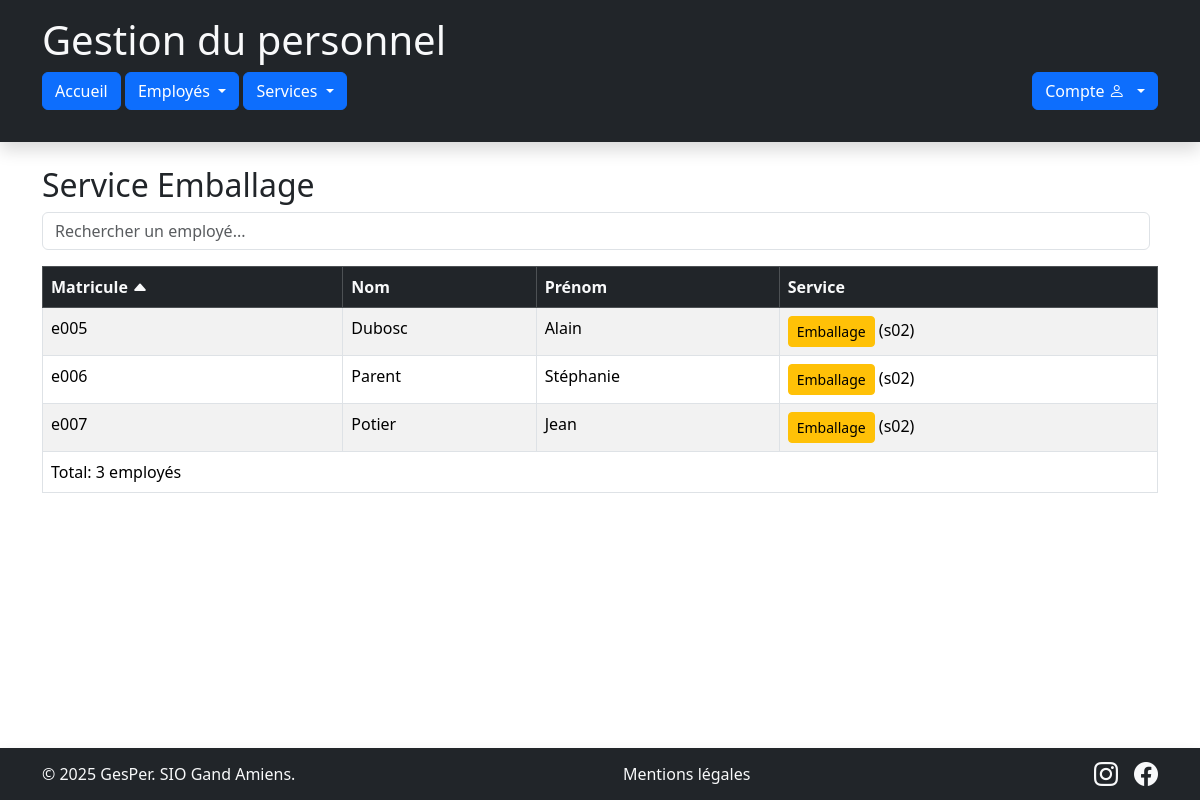
The app's page /index.php?service=s02&page=listeEmployes with its own data.
### tables this page shows
CREATE TABLE `service` (
  `sce_code` char(3) NOT NULL,
  `sce_designation` varchar(50) DEFAULT NULL
);

CREATE TABLE `employe` (
  `emp_matricule` char(6) NOT NULL,
  `emp_nom` varchar(50) DEFAULT NULL,
  `emp_prenom` varchar(50) DEFAULT NULL,
  `emp_service` char(3) DEFAULT NULL
);

### controleurs/employes/C_consulter.php (called while the page is built, shortened)
<?php
    require_once "modeles/M_service.php";
    require_once "modeles/M_employe.php";
    class C_consulterEmployes extends C_base
    {
        private $modeleEmploye;
        private $modeleService;
        public function __construct()
        {
            $this->modeleService=new M_service();
            $this->modeleEmploye=new M_employe();
        }
        public function action_listeEmployes($codeService)
        {
            $orderBy = $_GET['orderBy'] ?? 'emp_matricule';
            $direction = $_GET['direction'] ?? 'ASC';
            $rowsPerPage = 8;
            $pageNum = isset($_GET['page_num']) ? (int)$_GET['page_num'] : 1;
            $offset = ($pageNum - 1) * $rowsPerPage;
            if ($codeService == "all") {
                $this->data['leService'] = null;
                $totalRows = $this->modeleEmploye->CountEmployes();
                $this->data['lesEmployes'] = $this->modeleEmploye->GetListe($orderBy, $direction, $offset, $rowsPerPage);
            } else {
                $this->data['leService'] = $this->modeleService->GetService($codeService);
                $this->data['lesEmployes'] = $this->modeleEmploye->GetListeService($codeService, $orderBy, $direction, $offset, $rowsPerPage);
            }
            require_once "vues/partiels/v_entete.php";
            require_once "vues/employes/v_liste.php";
            require_once "vues/partiels/v_piedPage.php";
        }
    }

### index.php (called while the page is built, shortened)
<?php
    $routes = require __DIR__ . "/config/routes.php";
    $page = preg_replace('/[^a-zA-Z0-9_]/', '', $_GET['page'] ?? 'accueil');
    $route = $routes[$page];
    $controller = new $route['class'];
    if (is_array($route['method'])) {
        $method = strtolower($_SERVER['REQUEST_METHOD']);
        $method = $route['method'][$method] ?? reset($route['method']);
    } else {
        $method = $route['method'];
    }
    $params = [];
    foreach ($route['params'] as $param) {
        $source = $param['source'] === 'post' ? $_POST : $_GET;
        $params[] = $source[$param['name']] ?? null;
    }
    call_user_func_array([$controller, $method], $params);
?>

### metiers/Service.php (called while the page is built, shortened)
<?php
    class Service
    {
        private $sce_code;
        public function __construct($code, $designation, $nombreEmployes = 0)
            {
                $this->sce_code=$code;
            }
        public function GetCode()
            {
                return $this->sce_code;
            }
    }
?>

### modeles/M_service.php (called while the page is built, shortened)
<?php
require_once "metiers/Service.php";
class M_service extends M_generique
{
    public function GetService($code)
    {
        $cnx = $this->getCnx('data');
        $stmt = $cnx->prepare("SELECT * FROM service WHERE sce_code = :code");
        $stmt->execute(['code' => $code]);
        $ligne = $stmt->fetch();
        return $ligne ? new Service($ligne["sce_code"], $ligne["sce_designation"]) : null;
    }
}

### modeles/M_employe.php (called while the page is built, shortened)
<?php
require_once "metiers/Employe.php";
class M_employe extends M_generique
{
    public function GetListeService($code, $orderBy = 'emp_matricule', $direction = 'ASC', $offset = 0, $rowsPerPage = 10)
    {
        $cnx = $this->getCnx('data');
        $allowedColumns = ["emp_matricule", "emp_nom", "emp_prenom", "emp_service"];
        $direction = strtoupper($direction) === "DESC" ? "DESC" : "ASC";
        $sql = "SELECT e.emp_matricule, e.emp_nom, e.emp_prenom, e.emp_service,
                       s.sce_designation AS service_name
                FROM employe e
                LEFT JOIN service s ON e.emp_service = s.sce_code
                WHERE e.emp_service = :code
                ORDER BY $orderBy $direction
                LIMIT :offset, :rows";
        $stmt = $cnx->prepare($sql);
        $stmt->bindValue(':code', $code);
        $stmt->bindValue(':offset', (int)$offset, \PDO::PARAM_INT);
        $stmt->bindValue(':rows', (int)$rowsPerPage, \PDO::PARAM_INT);
        $stmt->execute();
        $resultat = [];
        while ($ligne = $stmt->fetch()) {
            $resultat[] = new Employe(
                $ligne["emp_matricule"],
                $ligne["emp_nom"],
                $ligne["emp_prenom"],
                $ligne["emp_service"],
                $ligne["service_name"]
            );
        }
        return $resultat;
    }
}

### metiers/Employe.php (called while the page is built)
<?php
    class Employe
    {
        private $emp_matricule;
        private $emp_nom;
        private $emp_prenom;
        private $emp_service;
        private $service_name;
        public function __construct($matricule, $nom, $prenom, $service, $service_name = null)
        {
            $this->emp_matricule = $matricule;
            $this->emp_nom = $nom;
            $this->emp_prenom = $prenom;
            $this->emp_service = $service;
            $this->service_name = $service_name;
        }
        public function GetMatricule()
        {
            return $this->emp_matricule;
        }
        public function GetNom()
        {
            return $this->emp_nom;
        }
        public function GetPrenom()
        {
            return $this->emp_prenom;
        }
        public function GetService()
        {
            return $this->emp_service;
        }
        public function GetServiceName()
        {
            return $this->service_name;
        }
    }
?>

### vues/employes/v_liste.php (the view, shortened to what this page needs)
<div class="container my-4">
    <h2>
        <?php
            $services = [
                'all' => 'Tous les services',
                's01' => 'Fabrication',
                's02' => 'Emballage',
                's03' => 'Commercial',
                's04' => 'Administration'
            ];
            $currentService = 'all';
            if (!empty($this->data['leService'])) {
                $currentService = $this->data['leService']->GetCode();
            }
            echo $currentService === 'all'
                ? 'Tous les services'
                : 'Service ' . ($services[$currentService] ?? 'Inconnu');
        ?>
    </h2>
    <div class="d-flex mb-3">
        <input type="text" id="searchInput" class="form-control me-2" placeholder="Rechercher un employé...">
    </div>
    <table class="table table-striped table-bordered" id="employeTable">
        <thead class="table-dark">
            <tr>
                <?php
                    $columns = [
                        'emp_matricule' => 'Matricule',
                        'emp_nom' => 'Nom',
                        'emp_prenom' => 'Prénom',
                        'emp_service' => 'Service'
                    ];
                ?>
                <?php foreach ($columns as $colKey => $colLabel): ?>
                    <th scope="col">
                        <a href="index.php?page=listeEmployes&service=<?= urlencode($currentService) ?>&orderBy=<?= $colKey ?>&direction=<?= ($orderBy === $colKey && $direction === 'ASC') ? 'DESC' : 'ASC'; ?>&page_num=<?= $this->data['currentPage'] ?>"
                            class="text-light">
                            <?= $colLabel ?>
                            <?php if ($orderBy === $colKey): ?>
                                <i class="bi bi-caret-<?= ($direction === 'ASC') ? 'up' : 'down'; ?>-fill"></i>
                            <?php endif; ?>
                        </a>
                    </th>
                <?php endforeach; ?>
            </tr>
        </thead>
        <tbody>
            <?php foreach ($this->data['lesEmployes'] as $unEmploye): ?>
                <?php
                    switch ($unEmploye->GetService()) {
                        case 's02': $btnClass = 'btn-warning'; break;
                    }
                ?>
                <tr>
                    <td><?= htmlspecialchars($unEmploye->GetMatricule()) ?></td>
                    <td><?= htmlspecialchars($unEmploye->GetNom()) ?></td>
                    <td><?= htmlspecialchars($unEmploye->GetPrenom()) ?></td>
                    <td>
                        <a href="index.php?page=listeEmployes&service=<?= htmlspecialchars($unEmploye->GetService()) ?>"
                           class="btn btn-sm <?= $btnClass ?>">
                           <?= htmlspecialchars($unEmploye->GetServiceName()) ?>
                        </a>
                        (<?= htmlspecialchars($unEmploye->GetService()) ?>)
                    </td>
                </tr>
            <?php endforeach; ?>
        </tbody>
        <tfoot>
            <tr>
                <td colspan="<?= $this->data['isLoggedOn'] ? 5 : 4 ?>" id="totalCount">
                    Total: <?= count($this->data['lesEmployes']); ?> employés
                </td>
            </tr>
        </tfoot>
    </table>
</div>

### public/css/custom.css (style rules this page uses)
.btn { transition: all 0.2s ease-in-out; }
#employeTable thead th, #serviceTable thead th { position: sticky; top: 0; z-index: 10; }
#employeTable thead th a, #serviceTable thead th a { text-decoration: none !important; color: inherit; }

### records on screen
service: sce_code "Emballage"
employe: emp_matricule "e005", emp_nom "Dubosc", emp_prenom "Alain", emp_service.sce_designation "Emballage", emp_service "s02"
employe: emp_matricule "e006", emp_nom "Parent", emp_prenom "Stéphanie", emp_service.sce_designation "Emballage", emp_service "s02"
employe: emp_matricule "e007", emp_nom "Potier", emp_prenom "Jean", emp_service.sce_designation "Emballage", emp_service "s02"

### other values on screen
$colLabel "Matricule"
$colLabel "Nom"
$colLabel "Prénom"
$colLabel "Service"
count($this->data['lesEmployes']) "3"
